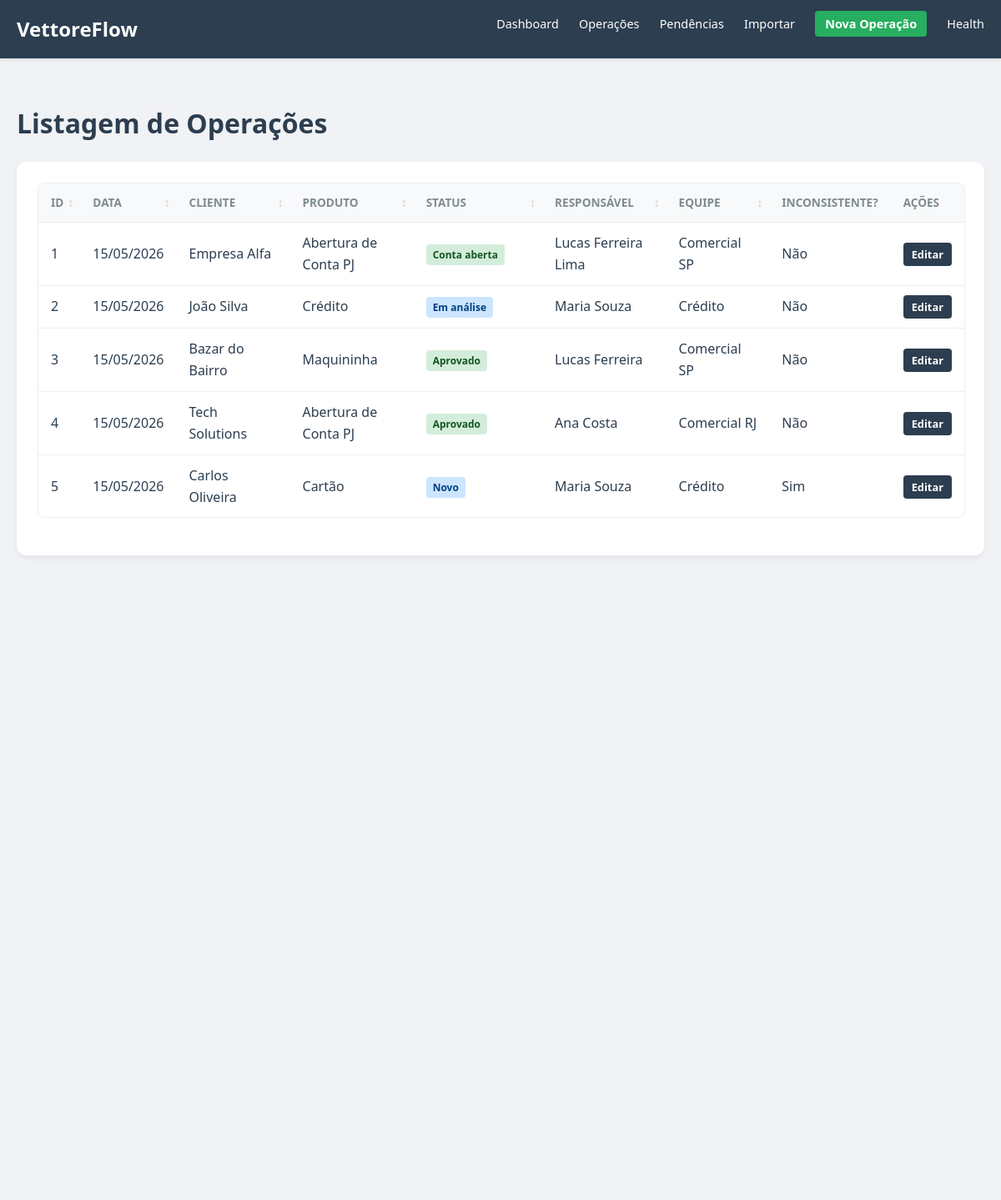
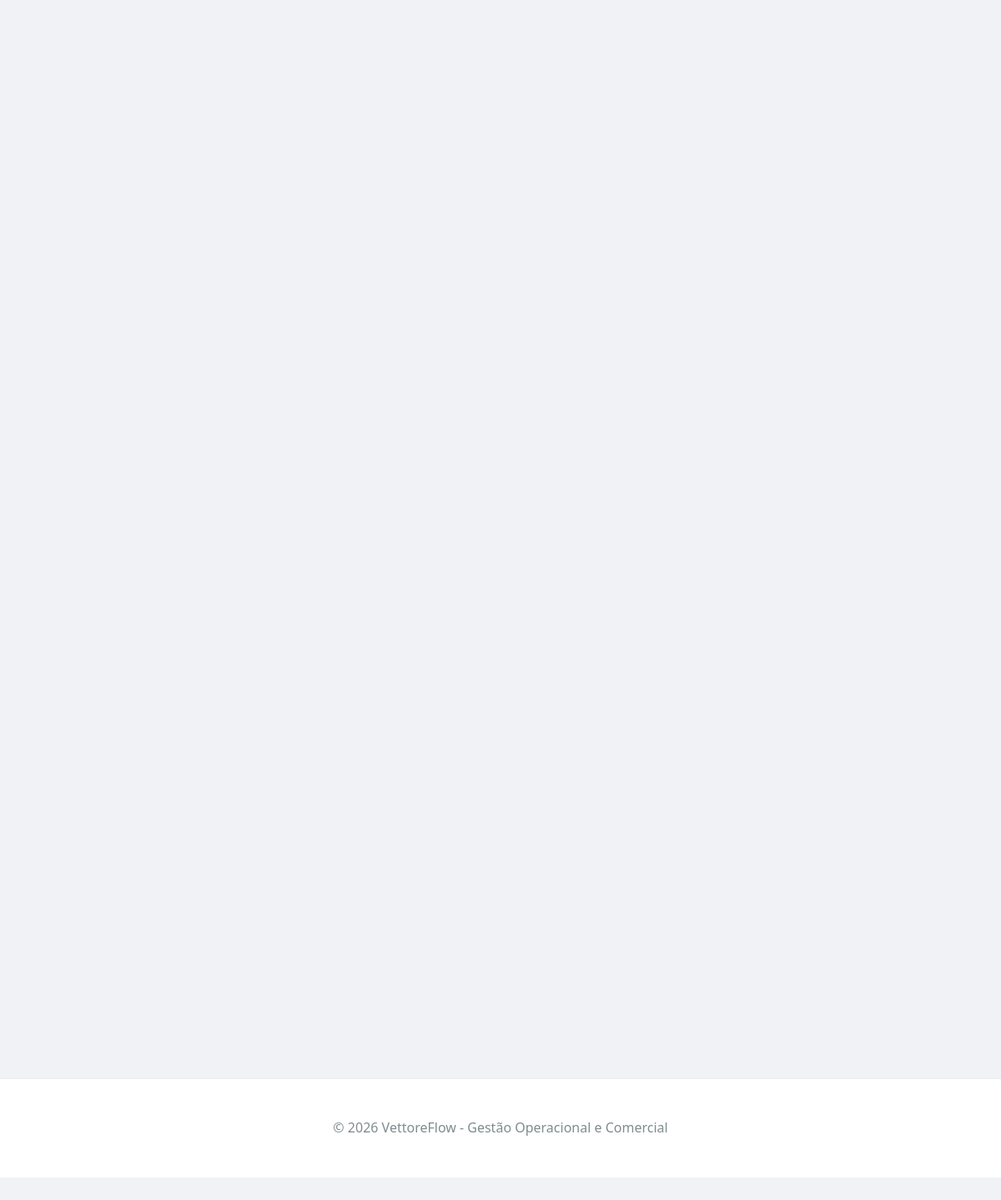
Page /operacoes on the committed database (2 pictures, top to bottom).
### app/models/operacao.py (models this page shows, shortened)
class Operacao(db.Model):
    __tablename__ = 'operacoes'
    id = db.Column(db.Integer, primary_key=True)
    data_atendimento = db.Column(db.Date, nullable=False, default=datetime.utcnow)
    cliente_nome = db.Column(db.String(150), nullable=False)
    cpf_cnpj = db.Column(db.String(20), nullable=False)
    produto = db.Column(db.String(100), nullable=False)
    status = db.Column(db.String(50), nullable=False)
    canal_origem = db.Column(db.String(100))
    responsavel = db.Column(db.String(100))
    equipe = db.Column(db.String(100))
    cidade = db.Column(db.String(100))
    uf = db.Column(db.String(2))
    valor_estimado = db.Column(db.Numeric(12, 2), default=0.0)
    observacao = db.Column(db.Text)
    possui_inconsistencia = db.Column(db.Boolean, default=False)
    descricao_inconsistencia = db.Column(db.Text)
    data_criacao = db.Column(db.DateTime, default=datetime.utcnow)

### app/web/routes.py (the view)
@web.route('/operacoes')
def listar_operacoes():
    operacoes = OperacaoService.listar_todas()
    return render_template('operacoes.html', operacoes=operacoes)

### app/services/operacao_service.py (called while the page is built)
    @staticmethod
    def listar_todas():
        return Operacao.query.all()

### app/templates/operacoes.html (shortened to what this page needs)
{% extends "base.html" %}
{% block content %}
    <h1>Listagem de Operações</h1>
    <div class="card">
        {% if operacoes %}
        <div class="table-responsive">
            <table class="data-table">
                <thead>
                    <tr>
                        <th class="sortable">ID</th>
                        <th class="sortable">Data</th>
                        <th class="sortable">Cliente</th>
                        <th class="sortable">Produto</th>
                        <th class="sortable">Status</th>
                        <th class="sortable">Responsável</th>
                        <th class="sortable">Equipe</th>
                        <th>Inconsistente?</th>
                        <th>Ações</th>
                    </tr>
                </thead>
                <tbody>
                    {% for op in operacoes %}
                    <tr>
                        <td>{{ op.id }}</td>
                        <td>{{ op.data_atendimento.strftime('%d/%m/%Y') }}</td>
                        <td>{{ op.cliente_nome }}</td>
                        <td>{{ op.produto }}</td>
                        <td><span class="status-badge {{ op.status.lower().replace(' ', '-') }}">{{ op.status }}</span></td>
                        <td>{{ op.responsavel }}</td>
                        <td>{{ op.equipe }}</td>
                        <td>{{ "Sim" if op.possui_inconsistencia else "Não" }}</td>
                        <td>
                            <a href="{{ url_for('web.editar_operacao', id=op.id) }}" class="btn-edit">Editar</a>
                        </td>
                    </tr>
                    {% endfor %}
                </tbody>
            </table>
        </div>
        {% else %}
        <div class="empty-state">
            <p>Nenhuma operação cadastrada no momento.</p>
        </div>
        {% endif %}
    </div>
{% endblock %}

### app/static/css/style.css (style rules this page uses)
:root { --primary: #2c3e50; --secondary: #34495e; --success: #27ae60; --warning: #f39c12; --danger: #e74c3c; --light: #ecf0f1; --dark: #2c3e50; --white: #ffffff; }
body { font-family: 'Segoe UI', Tahoma, Geneva, Verdana, sans-serif; line-height: 1.6; margin: 0; padding: 0; background-color: #f0f2f5; color: var(--dark); }
h1, h2, h3 { color: var(--primary); }
.card { background: var(--white); padding: 25px; border-radius: 12px; box-shadow: 0 4px 6px rgba(0,0,0,0.05); margin-bottom: 25px; }
.data-table { width: 100%; border-collapse: collapse; margin-top: 10px; }
.data-table th, .data-table td { text-align: left; padding: 12px 15px; border-bottom: 1px solid #eee; }
.data-table th { background-color: #f8f9fa; color: #7f8c8d; font-size: 0.85rem; text-transform: uppercase; }
.status-badge { padding: 4px 8px; border-radius: 4px; font-size: 0.75rem; font-weight: bold; }
.aprovado, .conta-aberta { background: #d4edda; color: #155724; }
.novo, .em-análise { background: #cce5ff; color: #004085; }
.table-responsive { width: 100%; overflow-x: auto; max-height: 400px; overflow-y: auto; border: 1px solid #eee; border-radius: 8px; margin-bottom: 20px; }
.table-responsive .data-table { margin-top: 0; }
.table-responsive thead th { position: sticky; top: 0; z-index: 10; background-color: #f8f9fa; }
.sortable { cursor: pointer; position: relative; padding-right: 20px !important; }
.sortable:after { content: '↕'; position: absolute; right: 8px; color: #ccc; }
.btn-edit { background-color: var(--primary); color: white; padding: 5px 10px; border-radius: 4px; text-decoration: none; font-size: 0.8rem; font-weight: bold; }

### rows in the picture
Operacao: id "1", data_atendimento "15/05/2026", cliente_nome "Empresa Alfa", produto "Abertura de Conta PJ", status "Conta aberta", responsavel "Lucas Ferreira Lima", equipe "Comercial SP", possui_inconsistencia "Não"
Operacao: id "2", data_atendimento "15/05/2026", cliente_nome "João Silva", produto "Crédito", status "Em análise", responsavel "Maria Souza", equipe "Crédito", possui_inconsistencia "Não"
Operacao: id "3", data_atendimento "15/05/2026", cliente_nome "Bazar do Bairro", produto "Maquininha", status "Aprovado", responsavel "Lucas Ferreira", equipe "Comercial SP", possui_inconsistencia "Não"
Operacao: id "4", data_atendimento "15/05/2026", cliente_nome "Tech Solutions", produto "Abertura de Conta PJ", status "Aprovado", responsavel "Ana Costa", equipe "Comercial RJ", possui_inconsistencia "Não"
Operacao: id "5", data_atendimento "15/05/2026", cliente_nome "Carlos Oliveira", produto "Cartão", status "Novo", responsavel "Maria Souza", equipe "Crédito", possui_inconsistencia "Sim"
